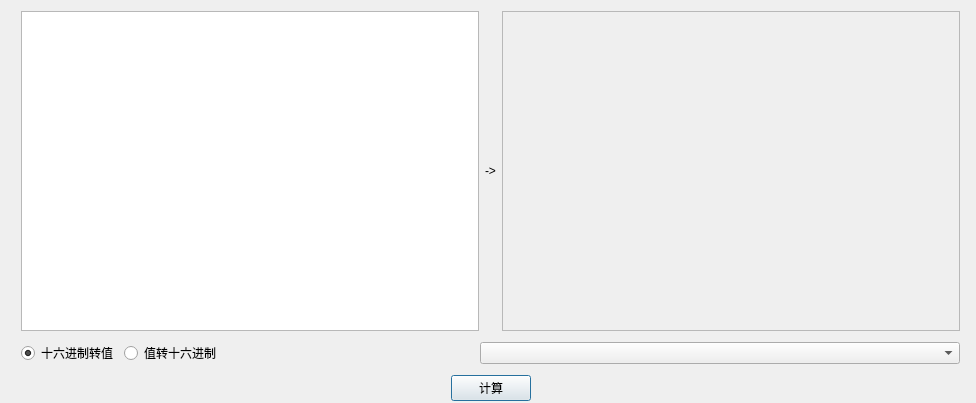
<?xml version="1.0" encoding="UTF-8"?>
<ui version="4.0">
 <class>FormatTransDlgClass</class>
 <widget class="QDialog" name="FormatTransDlgClass">
  <property name="geometry">
   <rect>
    <x>0</x>
    <y>0</y>
    <width>976</width>
    <height>403</height>
   </rect>
  </property>
  <property name="windowTitle">
   <string>数据类型转换工具</string>
  </property>
  <widget class="QWidget" name="">
   <property name="geometry">
    <rect>
     <x>10</x>
     <y>0</y>
     <width>961</width>
     <height>401</height>
    </rect>
   </property>
   <layout class="QVBoxLayout" name="mainLayout" stretch="0,0,0">
    <property name="spacing">
     <number>10</number>
    </property>
    <property name="sizeConstraint">
     <enum>QLayout::SetMinAndMaxSize</enum>
    </property>
    <property name="bottomMargin">
     <number>0</number>
    </property>
    <item>
     <layout class="QHBoxLayout" name="horizontalLayout">
      <item>
       <widget class="QPlainTextEdit" name="edtSrcData"/>
      </item>
      <item>
       <widget class="QLabel" name="lblArrow">
        <property name="text">
         <string>-&gt;</string>
        </property>
       </widget>
      </item>
      <item>
       <widget class="QPlainTextEdit" name="edtDstData">
        <property name="enabled">
         <bool>false</bool>
        </property>
       </widget>
      </item>
     </layout>
    </item>
    <item>
     <layout class="QHBoxLayout" name="horizontalLayout_2">
      <item>
       <widget class="QRadioButton" name="rbtnPacket">
        <property name="acceptDrops">
         <bool>false</bool>
        </property>
        <property name="text">
         <string>十六进制转值</string>
        </property>
        <property name="checked">
         <bool>true</bool>
        </property>
       </widget>
      </item>
      <item>
       <widget class="QRadioButton" name="rbtnValue">
        <property name="text">
         <string>值转十六进制</string>
        </property>
        <property name="checked">
         <bool>false</bool>
        </property>
       </widget>
      </item>
      <item>
       <spacer name="horizontalSpacer_4">
        <property name="orientation">
         <enum>Qt::Horizontal</enum>
        </property>
        <property name="sizeHint" stdset="0">
         <size>
          <width>40</width>
          <height>20</height>
         </size>
        </property>
       </spacer>
      </item>
      <item>
       <widget class="QComboBox" name="cmbDataType">
        <property name="sizePolicy">
         <sizepolicy hsizetype="Fixed" vsizetype="Fixed">
          <horstretch>10</horstretch>
          <verstretch>0</verstretch>
         </sizepolicy>
        </property>
        <property name="maximumSize">
         <size>
          <width>480</width>
          <height>16777215</height>
         </size>
        </property>
       </widget>
      </item>
     </layout>
    </item>
    <item>
     <layout class="QHBoxLayout" name="horizontalLayout_3">
      <item>
       <spacer name="horizontalSpacer_2">
        <property name="orientation">
         <enum>Qt::Horizontal</enum>
        </property>
        <property name="sizeHint" stdset="0">
         <size>
          <width>40</width>
          <height>20</height>
         </size>
        </property>
       </spacer>
      </item>
      <item>
       <widget class="QPushButton" name="btnCalc">
        <property name="text">
         <string>计算</string>
        </property>
       </widget>
      </item>
      <item>
       <spacer name="horizontalSpacer_3">
        <property name="orientation">
         <enum>Qt::Horizontal</enum>
        </property>
        <property name="sizeHint" stdset="0">
         <size>
          <width>40</width>
          <height>20</height>
         </size>
        </property>
       </spacer>
      </item>
     </layout>
    </item>
   </layout>
  </widget>
 </widget>
 <layoutdefault spacing="6" margin="11"/>
 <resources>
  <include location="formattransdlg.qrc"/>
 </resources>
 <connections/>
</ui>
